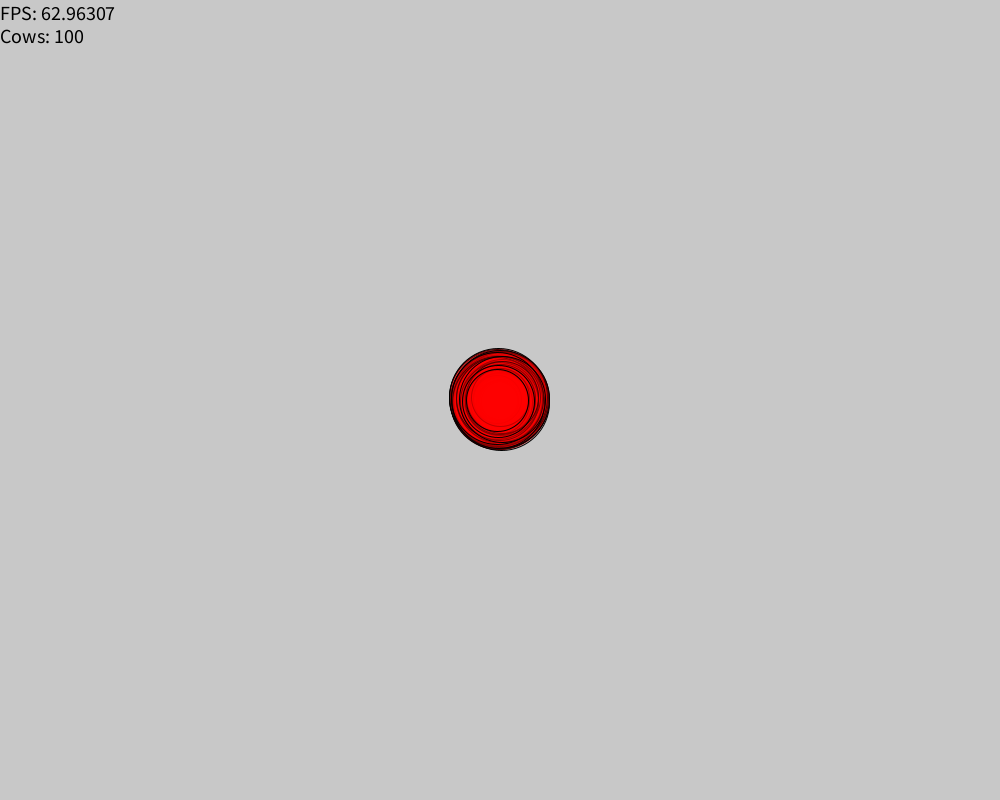
Frame 1 (no input)
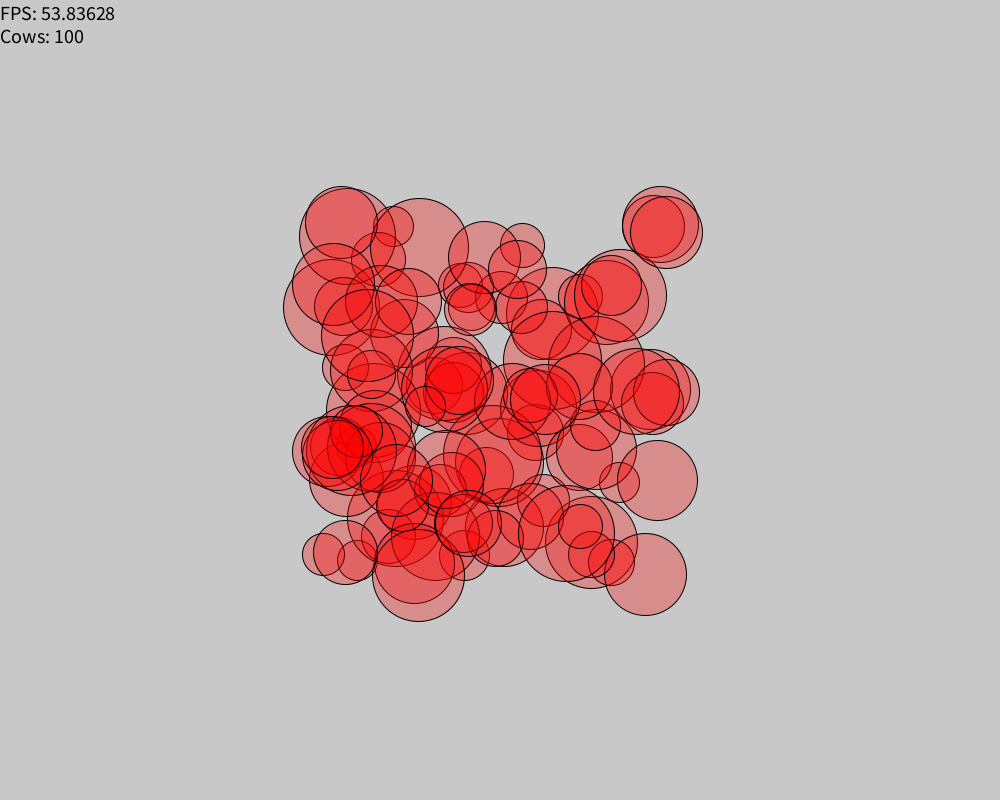
Frame 60 (the mouse pressed at the canvas centre just before this capture)
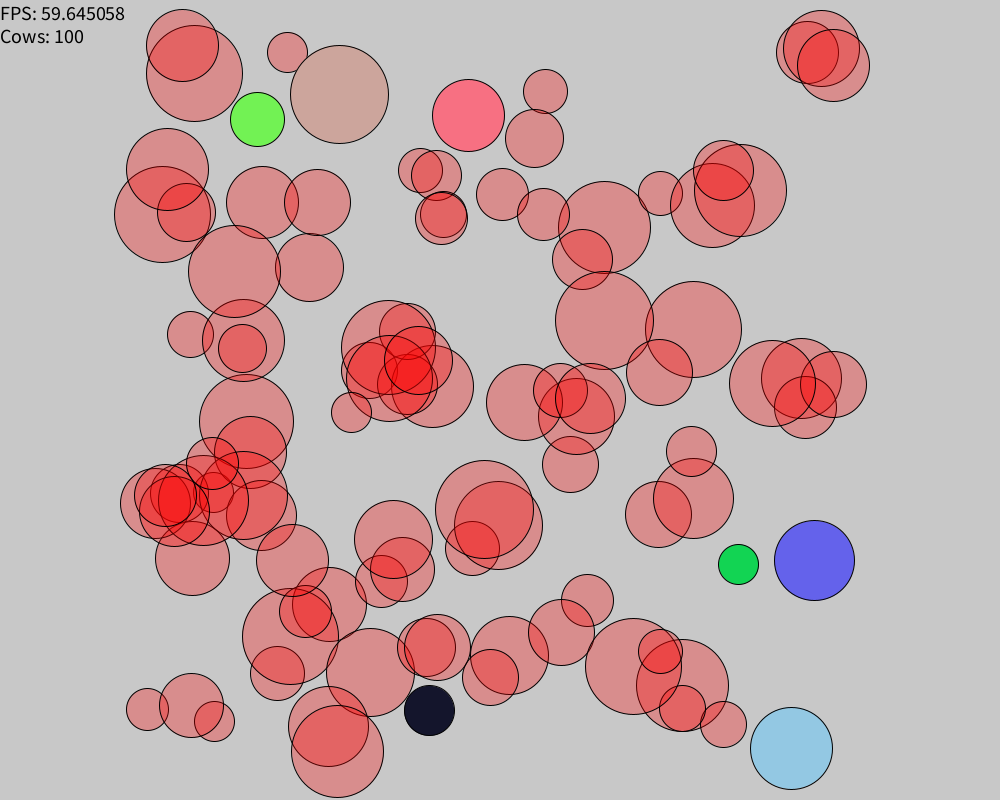
Frame 120 (the mouse held since frame 60 and released just before this capture)

The Processing sketch that drew these frames (run headless with seeded random() and noise(); from frame 60 on, the mouse is pressed at the canvas centre):

// Processing sketch: CowDemo
// ── CowDemo.pde
ArrayList<Cow> particles;
void setup() {
  size(1000, 800);
  particles = new ArrayList<Cow>();
  for (int i = 0; i < 100; i++)
    particles.add(new Cow());
}

void draw() {
  background(200);
  for (Cow c : particles) {
    c.colliding(particles);
    c.move();
    c.display();
  }
  fill(0);
  textSize(20);
  text("FPS: "+frameRate+"\nCows: "+particles.size(),0,20);
}

void mousePressed() {
   //Read about mouseClicked()/mousePressed() and related methods in the documentation.
   //Right click: add a cow at the mouse location.
   //Left click: call the click of each cow 
   
   if (mouseButton == LEFT) {
     for (Cow i : particles) {
       if (dist(i.x, i.y, mouseX, mouseY) <= i.radius) {
         i.select();
         
         i.turn(180);
       }
     }
   }
   else if (mouseButton == RIGHT) {
     particles.add(new Cow(mouseX, mouseY));
   }
}

void keyPressed() {
  //Read about keyPressed() in the documentation.
  //hint:
  println(keyCode);
  
  if (keyCode == 32) {
    particles = new ArrayList<Cow>();
  }
}

// ── Cow.pde
public class Cow {
  float x, y, dx, dy, radius;
  color c;
  
  boolean selected = false;
  boolean colliding = false;

  Cow(float rad, float x, float y, float dx, float dy) {
    radius = rad;
    this.x = x;
    this.y = y;
    this.dx = (int)(dx*100)/100.0;
    this.dy = (int)(dy*100)/100.0;
    c = color(random(255),random(255),random(255));

  }
  Cow() {
    this(20+(int)(Math.random()*30), width/2, height/2, 
    random(6)-3,
    random(6)-3);
  }
  
  Cow(float x, float y) {
    this(20+(int)(Math.random()*30), width/2, height/2, 
    random(6)-3,
    random(6)-3);
    
    this.x = x;
    this.y = y;
  }
  
  void move() {
    x += dx;
    y += dy;
    if (x >= width - radius || x <= radius) dx *= -1;
    if (y >= height - radius || y <= radius) dy *= -1;
  }
  
  void display() {
    
    stroke(0);
    fill(c);
    
    if (this.colliding) {
      fill(255, 0, 0, 75);
    }
    ellipse(x, y, radius*2, radius*2);
    
    if (this.selected) {
      fill(255);
      ellipse(x - radius / 2, y - 10, radius / 2, radius / 2);
      ellipse(x + radius / 2, y - 10, radius / 2, radius / 2);
      
      fill(0);
      ellipse(x - radius / 2, y - 10, radius / 8, radius / 8);
      ellipse(x + radius / 2, y - 10, radius / 8, radius / 8);
      
      fill(255);
      arc(this.x, this.y + radius / 4, radius / 2, radius / 2, 0, PI);
      
      fill(0);
      text("dx: " + dx, x + radius + 5, y - radius / 2);
      text("dy: " + dy, x + radius + 5, y - radius / 2 + 20);
    }
    
    if (this.selected && this.colliding) {
      this.move();
    }
    
  }

  void select(){
   //if the mouseX and mouseY are touching this cow, change the cow somehow.
    this.selected = !this.selected;
  }
  
  void colliding(ArrayList<Cow> others) {
    for (Cow i : others) {
      i.colliding = false;
    }
    
    for (Cow i : others) {
      if (i == this) continue;
      
      this.colliding = dist(i.x, i.y, x, y) <= (radius + i.radius) ? true : this.colliding;
    }
  }

  void turn(float angle) {
    angle *= -1;
    float newX = dx * cos(radians(angle)) - dy * sin(radians(angle));
    float newY = dx * sin(radians(angle)) + dy * cos(radians(angle));

    this.dx = newX;
    this.dy = newY;
  }

}
